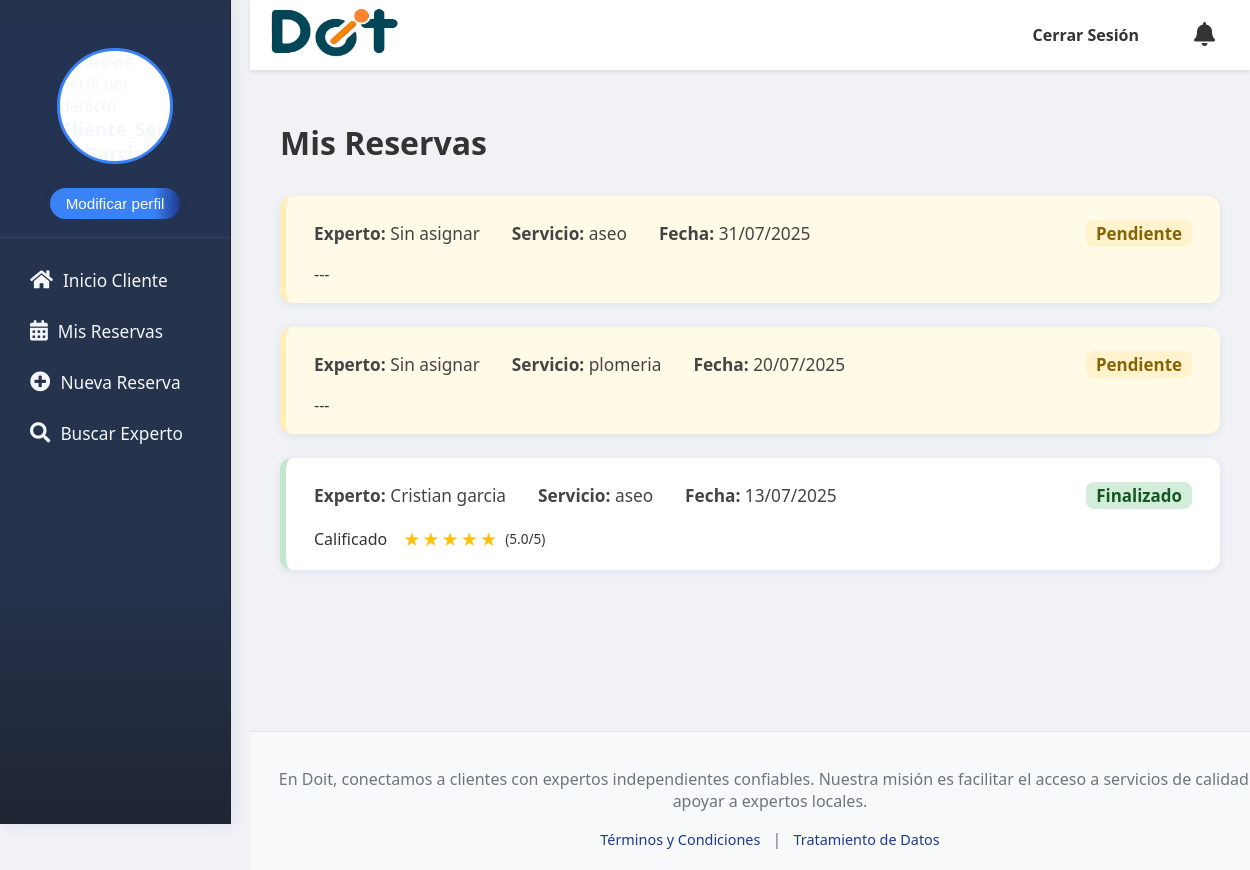
The app's page /mis_reservas/ (signed in), older data.
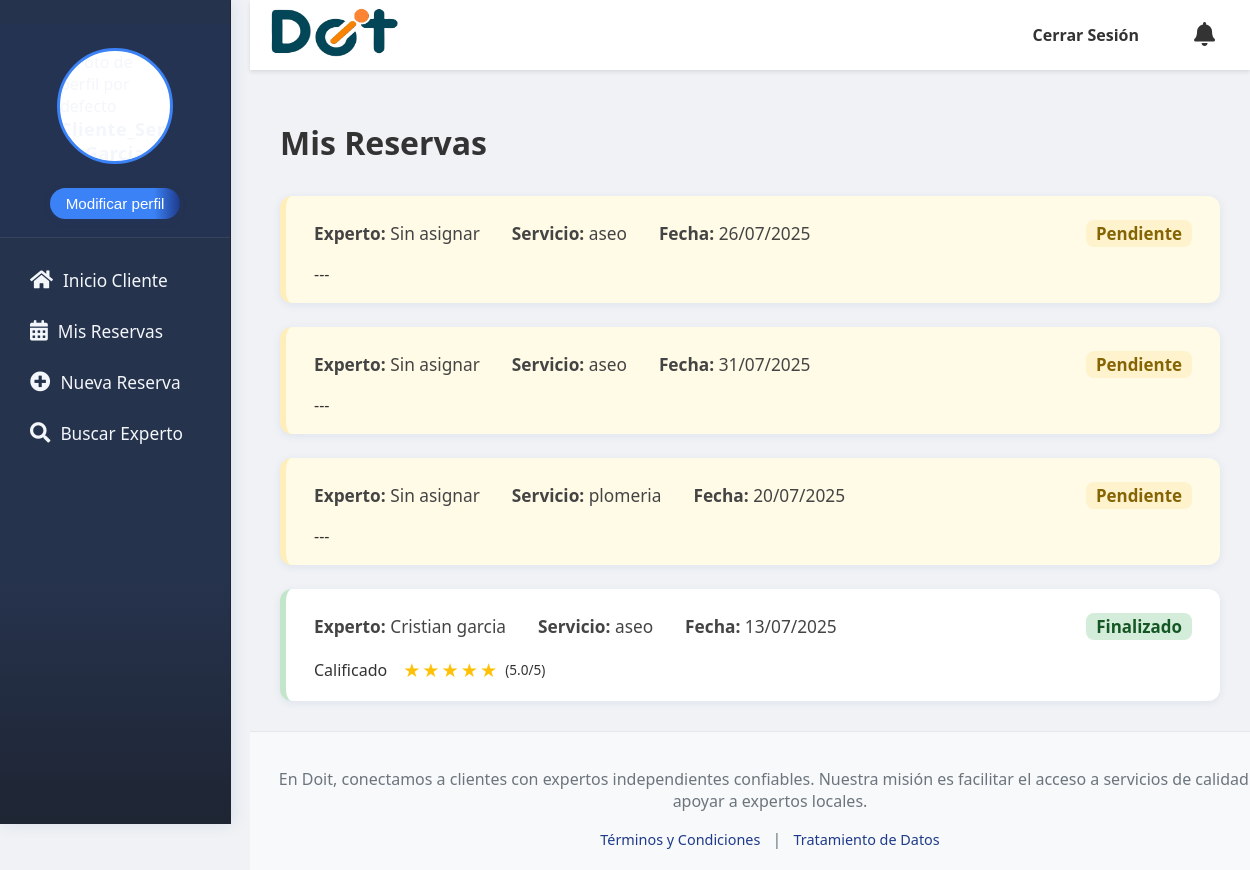
The same page, newer data.
### doit_app/models.py (models this page shows, shortened)
class Reserva(models.Model):
    Fecha = models.DateField(verbose_name="Fecha de Reserva")
    Hora = models.TimeField(verbose_name="Hora de Reserva")
    direccion = models.CharField(max_length=255, verbose_name="Dirección del Servicio")
    descripcion = models.TextField(verbose_name="Descripción del Servicio")
    detallesAdicionales = models.TextField(blank=True, null=True, verbose_name="Detalles Adicionales")
    ciudad = models.ForeignKey(Ciudad, on_delete=models.CASCADE, verbose_name="Ciudad del Servicio")
    pais = models.ForeignKey(Pais, on_delete=models.CASCADE, verbose_name="País del Servicio")
    metodoDePago = models.ForeignKey(
        Metodo,
        on_delete=models.SET_NULL,
        null=True,
        blank=True,
        verbose_name="Método de Pago Preferido"
    )
    idUsuario = models.ForeignKey(
        settings.AUTH_USER_MODEL,
        on_delete=models.CASCADE,
        related_name='reservas_realizadas',
        verbose_name="Cliente que Reserva"
    )
    idServicios = models.ForeignKey(Servicios, on_delete=models.CASCADE, verbose_name="Servicio Solicitado")
    idEstado = models.ForeignKey(
        Estado,
        on_delete=models.SET_DEFAULT,
        default=1,
        verbose_name="Estado de la Reserva"
    )
    experto_asignado = models.ForeignKey(
        settings.AUTH_USER_MODEL,
        on_delete=models.SET_NULL,
        null=True,
        blank=True,
        related_name='reservas_aceptadas',
        limit_choices_to={'tipo_usuario': 'experto'},
        verbose_name="Experto Asignado"
    )
    experto_solicitado = models.ForeignKey(
            settings.AUTH_USER_MODEL,
            on_delete=models.SET_NULL,
            null=True,
            blank=True,
            related_name='reservas_solicitadas',
            limit_choices_to={'tipo_usuario': 'experto'},
            verbose_name="Experto Solicitado"
        )
    pago_ofrecido = models.DecimalField(
        max_digits=10,
        decimal_places=2,
        blank=True,
        null=True,
        verbose_name="Pago Ofrecido por el Cliente"
    )
    motivo_cancelacion = models.TextField(
        blank=True,
        null=True,
        verbose_name="Motivo de Cancelación"
    )
    servicio_iniciado = models.BooleanField(default=False, verbose_name="Servicio Iniciado")
    servicio_finalizado = models.BooleanField(default=False, verbose_name="Servicio Finalizado")
    comentario_durante_servicio = models.TextField(blank=True, null=True, verbose_name="Comentario del Experto")
    duracion_estimada = models.CharField(max_length=50, null=True, blank=True, verbose_name="duracion del servicio")
    comentario_cliente = models.TextField(blank=True, null=True, verbose_name="Comentario del Cliente")
    creado_en = models.DateTimeField(auto_now_add=True)
    actualizado_en = models.DateTimeField(auto_now=True)
    class Meta:
        verbose_name = "Reserva"
        verbose_name_plural = "Reservas"
        db_table = "Reserva"
        app_label = "doit_app"

class Servicios(models.Model):
    NombreServicio = models.CharField(max_length=50, verbose_name="Nombre del servicio")
    idCategorias = models.ForeignKey(Categorias, on_delete=models.CASCADE, verbose_name="Categoría del servicio")
    class Meta:
        verbose_name = "Servicio"
        verbose_name_plural = "Servicios"
        db_table = "Servicios"
        app_label = "doit_app"

class CustomUser(AbstractUser):
    tipo_usuario_choices = [
        ('cliente', 'Cliente'),
        ('experto', 'Experto'),
    ]
    genero = models.ForeignKey(Genero, on_delete=models.SET_NULL, null=True, blank=True, verbose_name="Género")
    tipo_usuario = models.CharField(max_length=20, choices=tipo_usuario_choices, default='cliente', verbose_name="Tipo de Usuario")
    nacionalidad = models.CharField(max_length=100, blank=True, null=True, verbose_name="Nacionalidad")
    numDoc = models.CharField(max_length=100, unique=True, blank=True, null=True, verbose_name="Número de Documento")
    telefono = models.CharField(max_length=20, blank=True, null=True, verbose_name="Teléfono")
    fechaNacimiento = models.DateField(blank=True, null=True, verbose_name="Fecha de Nacimiento")
    foto_perfil = models.ImageField(upload_to='perfil/', null=True, blank=True, verbose_name="Foto de Perfil")
    tipo_documento = models.ForeignKey(TipoDoc, on_delete=models.SET_NULL, null=True, blank=True, verbose_name="Tipo de Documento")
    especialidad = models.ManyToManyField(
        Servicios,
        blank=True,
        verbose_name="Servicios que ofrece el experto"
    )
    direccion = models.CharField(max_length=255, blank=True, null=True, verbose_name="Dirección de Residencia")
    barrio = models.CharField(max_length=100, blank=True, null=True, verbose_name="Barrio")
    documento_identidad_pdf = models.FileField(upload_to='documentos_identidad/', blank=True, null=True, verbose_name="Documento de Identidad (PDF)")
    verificado = models.CharField(
        max_length=20,
        choices=[('pendiente', 'Pendiente'), ('aprobado', 'Aprobado'), ('rechazado', 'Rechazado')],
        default='pendiente',
        verbose_name="Estado de verificación del experto"
    )
    class Meta:
        verbose_name = "Usuario Personalizado"
        verbose_name_plural = "Usuarios Personalizados"
        app_label = "doit_app"
    def is_usuario_normal(self):
        return self.tipo_usuario == 'cliente'
    def is_experto(self):
        return self.tipo_usuario == 'experto'

### doit_app/views.py (the view)
# urls.py: path('mis_reservas/', views.mis_reservas_cliente, name='mis_reservas_cliente'), # Nueva vista
@login_required
@user_passes_test(is_cliente, login_url=reverse_lazy('login'))
def mis_reservas_cliente(request):
    from doit_app.models import Calificaciones, Notificacion
    reservas = Reserva.objects.filter(idUsuario=request.user).order_by('-creado_en')
    for reserva in reservas:
        calif = Calificaciones.objects.filter(reserva=reserva, calificado_por=request.user, tipo='cliente_a_experto').first()
        reserva.calificacion_cliente = calif
    return render(request, 'cliente/mis_reservas.html', {'reservas': reservas})

### doit_app/context_processors.py (called while the page is built)
def notificaciones_context(request):
    if request.user.is_authenticated:
        notificaciones_no_leidas = Notificacion.objects.filter(usuario=request.user, leida=False).count()
        return {
            'notificaciones_no_leidas': notificaciones_no_leidas,
        }
    return {}

### doit_app/views.py (called while the page is built)
def is_cliente(user):
    return user.is_authenticated and user.tipo_usuario == 'cliente'

### doit_app/templates/cliente/mis_reservas.html (shortened to what this page needs)
{% extends "base.html" %}
{% load static %}
{% block extra_css %}
<link rel="stylesheet" href="{% static 'css/calificaciones.css' %}">
{% endblock %}
{% block content %}
<h1>Mis Reservas</h1>
<div class="reservas-lista">
  {% for reserva in reservas %}
    <div class="reserva-card {% if reserva.servicio_finalizado %}finalizada{% else %}pendiente{% endif %}">
      <div class="reserva-header">
        <div class="reserva-info">
          <span><strong>Experto:</strong> {% if reserva.experto_asignado %}{{ reserva.experto_asignado.get_full_name|default:reserva.experto_asignado.username }}{% else %}Sin asignar{% endif %}</span>
          <span><strong>Servicio:</strong> {{ reserva.idServicios.NombreServicio }}</span>
          <span><strong>Fecha:</strong> {{ reserva.Fecha|date:"d/m/Y" }}</span>
        </div>
        <span class="reserva-estado {% if reserva.servicio_finalizado %}finalizada{% else %}pendiente{% endif %}">
          {% if reserva.servicio_finalizado %}Finalizado{% elif reserva.servicio_iniciado %}En proceso{% else %}Pendiente{% endif %}
        </span>
      </div>
      <div class="reserva-calificacion">
        {% if reserva.servicio_finalizado %}
          {% if not reserva.calificacion_cliente %}
            <a href="{% url 'calificar_reserva' reserva.id %}" class="btn btn-warning btn-sm">Califica el servicio</a>
          {% else %}
            <span>Calificado</span>
            <div class="star-display rating-display" data-rating="{{ reserva.calificacion_cliente.puntuacion }}" data-show-number="true"></div>
          {% endif %}
        {% else %}
          <span>---</span>
        {% endif %}
      </div>
    </div>
  {% endfor %}
</div>
{% endblock %}

Row changes from the older to the newer data that the page shows:
added Reserva: shows "Sin asignar", idServicios.NombreServicio "aseo", Fecha "26/07/2025", servicio_finalizado "Pendiente"
